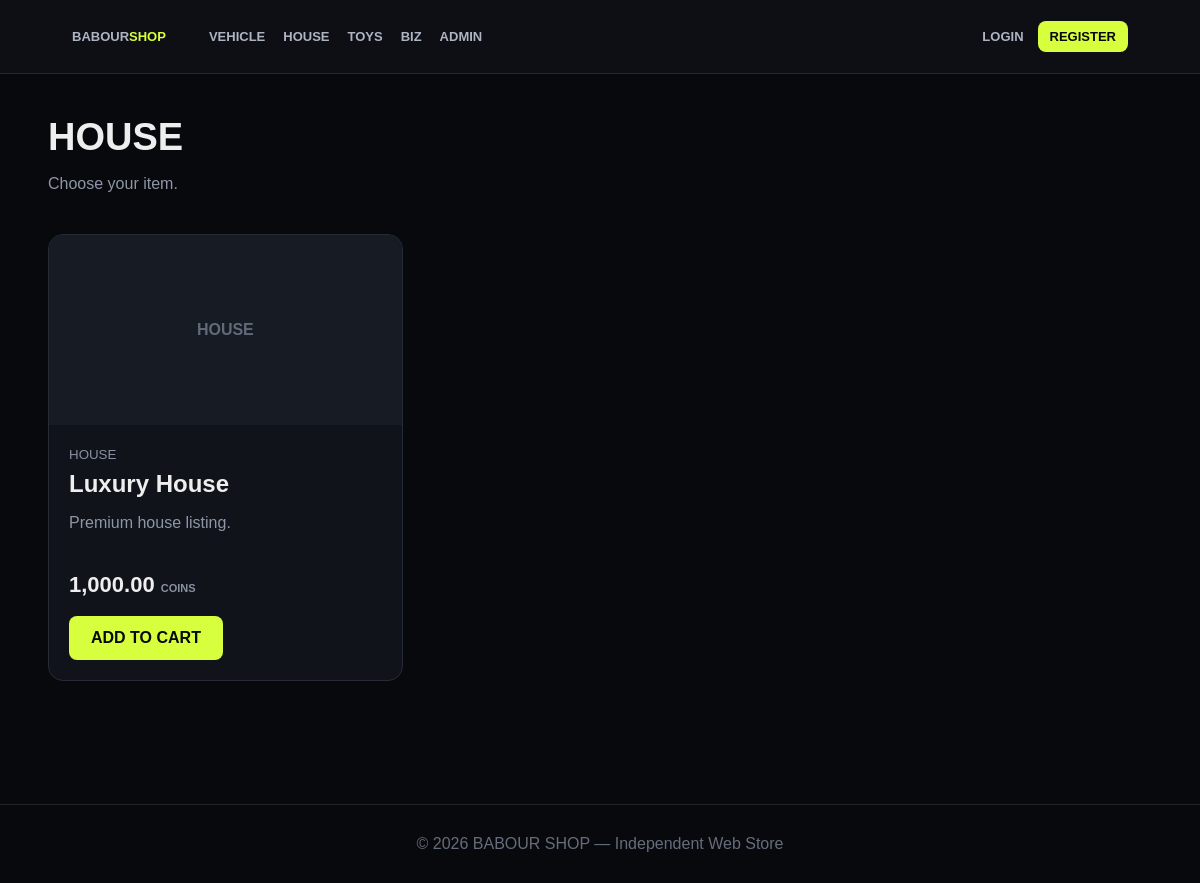
The app's page /shop.php?category=house with its own data.
### tables this page shows
CREATE TABLE products (
 id INT UNSIGNED AUTO_INCREMENT PRIMARY KEY,
 name VARCHAR(120) NOT NULL,
 category ENUM('vehicle','house','toy','biz','admin') NOT NULL,
 description TEXT,
 price DECIMAL(12,2) NOT NULL DEFAULT 0,
 image VARCHAR(500) DEFAULT '',
 active TINYINT(1) NOT NULL DEFAULT 1,
 created_at TIMESTAMP DEFAULT CURRENT_TIMESTAMP
);

### shop.php (the view, shortened to what this page needs)
<?php
require_once "config/database.php";
$category = $_GET['category'] ?? '';
$params = [];
$sql = "SELECT * FROM products WHERE active=1";
if ($category !== '') { $sql .= " AND category=?"; $params[] = $category; }
$sql .= " ORDER BY id DESC";
$stmt = $pdo->prepare($sql); $stmt->execute($params);
$products = $stmt->fetchAll();
include "includes/header.php";
?>
<div class="page-head"><h1><?= $category ? strtoupper(htmlspecialchars($category)) : 'ALL PRODUCTS' ?></h1><p>Choose your item.</p></div>
<div class="grid">
<?php foreach($products as $p): ?>
<article class="card">
  <div class="product-image">
    <?php if ($p['image']): ?><img src="<?= htmlspecialchars($p['image']) ?>" alt=""><?php else: ?><span><?= strtoupper($p['category']) ?></span><?php endif; ?>
  </div>
  <div class="card-body">
    <small><?= strtoupper(htmlspecialchars($p['category'])) ?></small>
    <h2><?= htmlspecialchars($p['name']) ?></h2>
    <p><?= htmlspecialchars($p['description']) ?></p>
    <div class="price"><?= number_format($p['price'],2) ?> <small>COINS</small></div>
    <a class="btn" href="cart.php?action=add&id=<?= (int)$p['id'] ?>">ADD TO CART</a>
  </div>
</article>
<?php endforeach; ?>
</div>
<?php include "includes/footer.php"; ?>

### assets/css/style.css (style rules this page uses)
* { box-sizing:border-box }
body { margin:0;background:#08090d;color:#eee;font-family:Arial,Helvetica,sans-serif }
.btn { display:inline-block;background:#d8ff3e;color:#070807!important;border:0;padding:13px 22px;border-radius:8px;font-weight:900;text-decoration:none;cursor:pointer }
.page-head { padding:42px 0 25px }
.page-head h1 { font-size:38px;margin:0 }
.page-head p { color:#8e96a6 }
.grid { display:grid;grid-template-columns:repeat(3,1fr);gap:20px }
.card { background:#10131a;border:1px solid #262b36;border-radius:15px;overflow:hidden }
.product-image { height:190px;background:#171b24;display:flex;align-items:center;justify-content:center;color:#626a7a;font-weight:900 }
.card-body { padding:20px }
.card-body small { color:#8991a1 }
.card-body h2 { margin:7px 0 }
.card-body p { color:#8e96a6;min-height:40px }
.price { font-size:22px;font-weight:900;margin:18px 0 }
.price small { font-size:11px }

### records on screen
products: category "HOUSE", name "Luxury House", description "Premium house listing.", price "1,000.00"

### other values on screen
$category "HOUSE"
